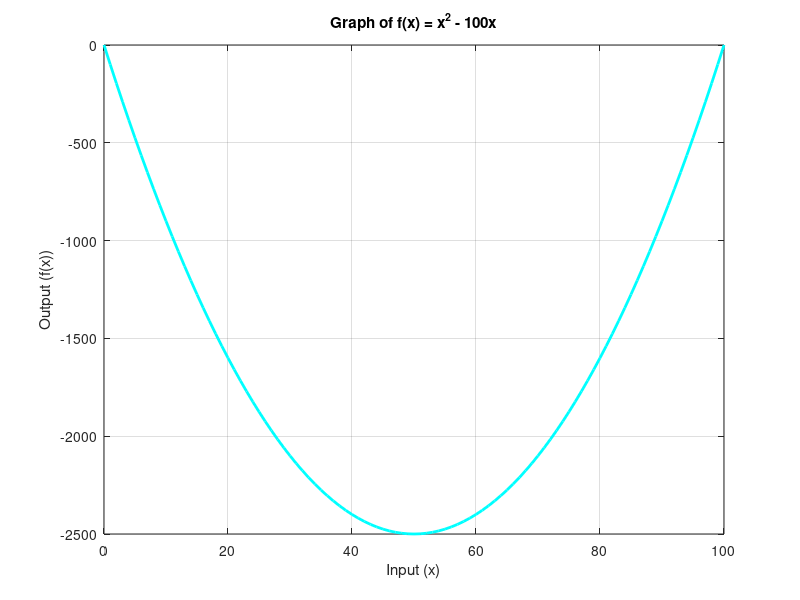
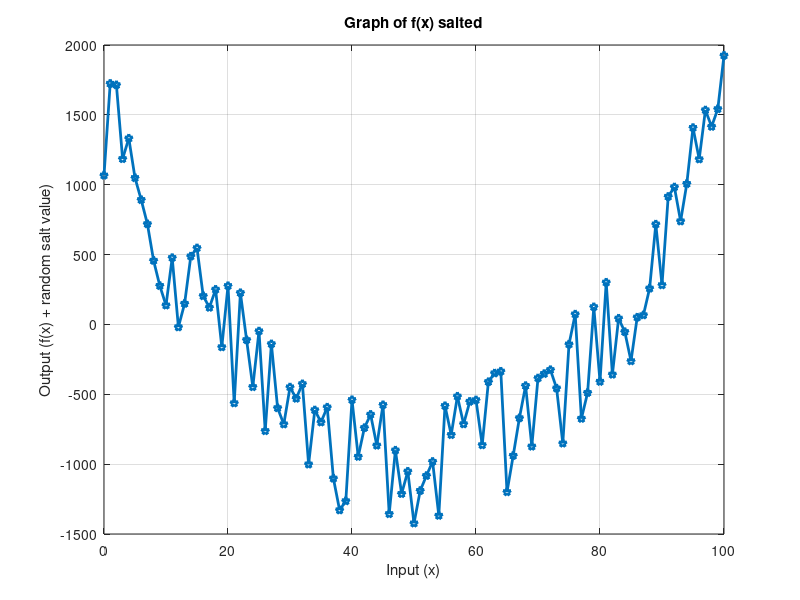
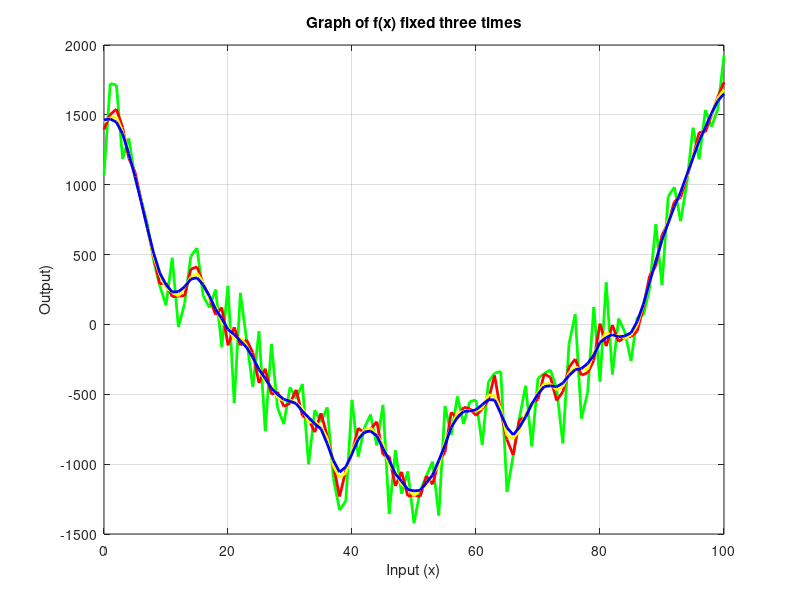

The MATLAB script that drew these images, in order:

% Set the original inputs and outputs
x = 0:100;
y =  x.^2 - x*100 ;

% Plot the original graph
figure('Name', 'Original Graph', 'NumberTitle', 'off'); % Title the graph's window
plot(x, y, 'c-', 'LineWidth', 2); % plot y for each x with magenta line of width 2
xlabel('Input (x)'); % Label the x axis
ylabel('Output (f(x))'); % Label the y-axis
title('Graph of f(x) = x^2 - 100x'); % Title the graph
grid on; % Show the grid


% Salt the outputs
random_values = randi([1000,2000], size(y)); % make vector of same size as y made of random values
salted_y = y + random_values; % add the randm values to y

% Plot the salted graph
figure('Name', 'Salted Graph', 'NumberTitle', 'off');
plot(x, salted_y, 'p-', 'LineWidth', 2); % I wanted purple, but the -p is interesting
xlabel('Input (x)');
ylabel('Output (f(x) + random salt value)');
title('Graph of f(x) salted');
grid on;



% Fix the outputs
average_range = 3; % set the window
smoothed_y = movmean(salted_y, average_range); % smooth it
smoothed_twice_y = movmean(smoothed_y, average_range);
smoothed_thrice_y = movmean(smoothed_twice_y, average_range);

% Plot the fixed graph
figure('Name', 'Fixed Graph', 'NumberTitle', 'off');
plot(x, salted_y, 'g-', 'LineWidth', 2); % plot it salted
hold on; % tell Octave to wait for more lines
plot(x, smoothed_y, 'r-', 'LineWidth', 2); % Plot it smoothed once
plot(x, smoothed_twice_y, 'y-', 'LineWidth', 2);
plot(x, smoothed_thrice_y, 'b-', 'LineWidth', 2);

xlabel('Input (x)');
ylabel('Output)');
title('Graph of f(x) fixed three times');
grid on;



